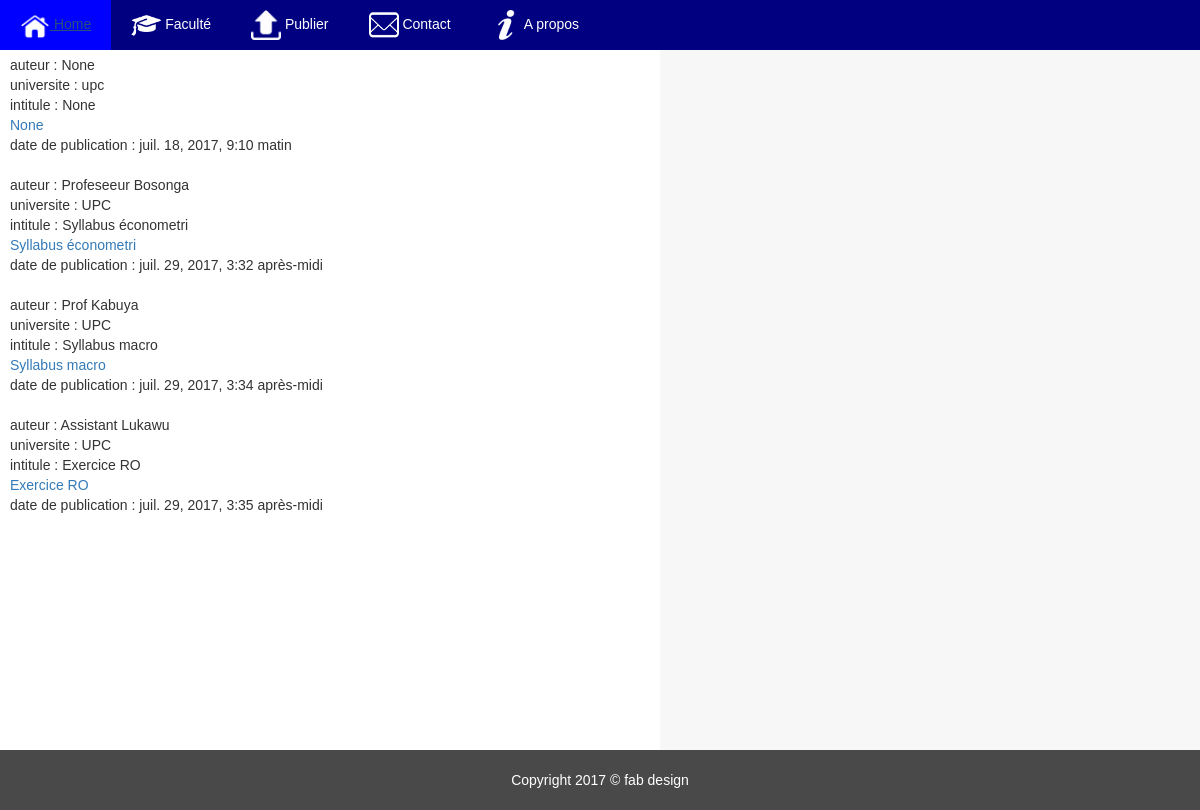
The app's page /batline/fichier/1/ with its own data.
### web/models.py (models this page shows, shortened)
class Fichier(models.Model):
    TITRE=(("Prof","Professeur"),("CT","Chef de travaux"),("Ass","Assistant"))
    titre_document=models.CharField(max_length=25,verbose_name="Titre de document",null=True,blank=True)
    nom_auteur=models.CharField(max_length=30,verbose_name="Nom de l'auteur", null=True,blank=True)
    titre_auteur=models.CharField(max_length=30, choices=TITRE, verbose_name="Titre e l'auteur", null=True, blank=True)
    universite=models.CharField(max_length=40)
    date_pub=models.DateTimeField(auto_now=False,auto_now_add=True)
    date_modif=models.DateTimeField(auto_now=True,auto_now_add=False)
    fichier=models.FileField()
    faculte=models.ForeignKey(Faculte,on_delete=models.CASCADE)
    categorie=models.ForeignKey(Categorie,on_delete=models.CASCADE)
    promotion=models.ForeignKey(Promotion,on_delete=models.CASCADE)

### web/views.py (the view)
# urls.py: url(r'^fichier/(?P<cat>[0-9]+)/$',views.fichier,name="fichier"),
def fichier(request,cat):
    cat=Categorie.objects.get(id=cat)
    fich=Fichier.objects.filter(categorie=cat)
    return render(request,"web/fichier.html",{"f":fich})

### web/templates/web/fichier.html
{% include "web/base.html" %}
<div class="partie_centrale">
{% for fich in f %}
	auteur : {{ fich.nom_auteur}}<br/>
	universite : {{ fich.universite }}<br/>
	intitule : {{ fich.titre_document }}<br/>
	<a href="{{ fich.fichier.url }}">{{ fich.titre_document }}</a><br/>
	date de publication : {{ fich.date_pub }}<br/><br/>
{% endfor %}
</div>
{% include "web/pieds.html" %}

### web/static/web/css/corps.css (style rules this page uses)
body { background-color: black; }

### web/static/web/css/menu.css (style rules this page uses)
body { margin: 0px; padding: 0px; }

### records on screen
Fichier: nom_auteur "None", universite "upc", titre_document "None", date_pub "juil. 18, 2017, 9:10 matin"
Fichier: nom_auteur "Profeseeur Bosonga", universite "UPC", titre_document "Syllabus économetri", date_pub "juil. 29, 2017, 3:32 après-midi"
Fichier: nom_auteur "Prof Kabuya", universite "UPC", titre_document "Syllabus macro", date_pub "juil. 29, 2017, 3:34 après-midi"
Fichier: nom_auteur "Assistant Lukawu", universite "UPC", titre_document "Exercice RO", date_pub "juil. 29, 2017, 3:35 après-midi"
